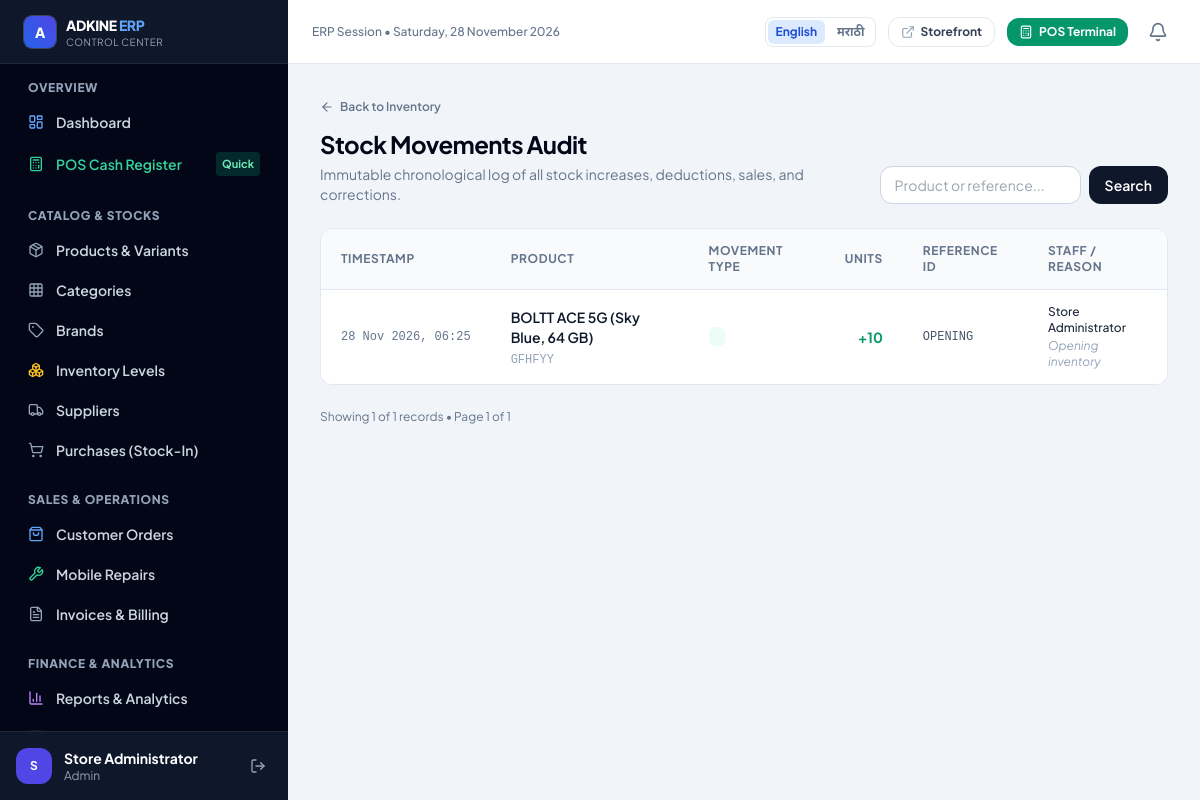
Page /admin/inventory-movements.php (signed in) on the committed database.
### tables this page shows
CREATE TABLE `stock_movements` (
  `id` bigint(20) UNSIGNED NOT NULL,
  `product_id` int(10) UNSIGNED NOT NULL,
  `variant_id` int(10) UNSIGNED DEFAULT NULL,
  `movement_type` enum('purchase_in','pos_sale','online_order','repair_use','damage_out','adjustment_add','adjustment_sub','return_in') NOT NULL,
  `quantity` int(11) NOT NULL,
  `cost_per_unit` decimal(12,2) NOT NULL DEFAULT 0.00,
  `reference_id` varchar(100) DEFAULT NULL,
  `reference_type` varchar(50) DEFAULT NULL,
  `notes` varchar(255) DEFAULT NULL,
  `created_by` int(10) UNSIGNED DEFAULT NULL,
  `created_at` timestamp NULL DEFAULT current_timestamp()
);

CREATE TABLE `products` (
  `id` int(10) UNSIGNED NOT NULL,
  `category_id` int(10) UNSIGNED NOT NULL,
  `brand_id` int(10) UNSIGNED NOT NULL,
  `name` varchar(200) NOT NULL,
  `slug` varchar(200) NOT NULL,
  `sku` varchar(100) NOT NULL,
  `barcode` varchar(100) DEFAULT NULL,
  `model_number` varchar(100) DEFAULT NULL,
  `short_desc` varchar(500) DEFAULT NULL,
  `description` longtext DEFAULT NULL,
  `specifications` longtext DEFAULT NULL CHECK (json_valid(`specifications`)),
  `thumbnail` varchar(255) DEFAULT NULL,
  `images` longtext DEFAULT NULL CHECK (json_valid(`images`)),
  `base_price` decimal(12,2) NOT NULL DEFAULT 0.00,
  `sale_price` decimal(12,2) DEFAULT NULL,
  `cost_price` decimal(12,2) NOT NULL DEFAULT 0.00,
  `has_variants` tinyint(1) DEFAULT 0,
  `is_featured` tinyint(1) DEFAULT 0,
  `is_active` tinyint(1) DEFAULT 1,
  `warranty_months` int(10) UNSIGNED DEFAULT 12,
  `discount_percent` decimal(5,2) DEFAULT NULL,
  `created_at` timestamp NULL DEFAULT current_timestamp(),
  `updated_at` timestamp NULL DEFAULT current_timestamp() ON UPDATE current_timestamp()
);

CREATE TABLE `users` (
  `id` int(10) UNSIGNED NOT NULL,
  `role_id` int(10) UNSIGNED NOT NULL,
  `full_name` varchar(150) NOT NULL,
  `email` varchar(191) NOT NULL,
  `phone` varchar(20) DEFAULT NULL,
  `password_hash` varchar(255) NOT NULL,
  `status` enum('active','pending_otp','suspended') DEFAULT 'active',
  `email_verified_at` timestamp NULL DEFAULT NULL,
  `avatar` varchar(255) DEFAULT NULL,
  `created_at` timestamp NULL DEFAULT current_timestamp(),
  `updated_at` timestamp NULL DEFAULT current_timestamp() ON UPDATE current_timestamp()
);

### includes/db.php (called while the page is built, shortened)
<?php
function db(): mysqli
{
    static $conn = null;
    if ($conn === null) {
        $conn = new mysqli(DB_HOST, DB_USER, DB_PASS, DB_NAME, DB_PORT);
        $conn->set_charset(DB_CHARSET);
    }
    return $conn;
}
function _db_execute(string $sql, array $params): mysqli_stmt
{
    $stmt = db()->prepare($sql);
    if (!empty($params)) {
        $stmt->execute(array_values($params));
    } else {
        $stmt->execute();
    }
    return $stmt;
}
function db_fetch_all(string $sql, array $params = []): array
{
    $stmt   = _db_execute($sql, $params);
    $result = $stmt->get_result();
    $rows   = $result->fetch_all(MYSQLI_ASSOC);
    return $rows;
}
function db_fetch_value(string $sql, array $params = []): mixed
{
    $stmt   = _db_execute($sql, $params);
    $result = $stmt->get_result();
    $row    = $result->fetch_array(MYSQLI_NUM);
    return $row[0] ?? null;
}

### admin/inventory-movements.php (the view, shortened to what this page needs)
<?php
require_once __DIR__ . '/../includes/admin-header.php';
$search = trim((string)($_GET['search'] ?? ''));
$page   = max(1, (int)($_GET['page'] ?? 1));
$limit  = 25;
$offset = ($page - 1) * $limit;
$where = '';
$params = [];
$total = (int)(db_fetch_value(
    "SELECT COUNT(*) FROM stock_movements sm
     JOIN products p ON sm.product_id = p.id
     $where",
    $params
) ?? 0);
$pages = (int)ceil($total / $limit);
$movements = db_fetch_all(
    "SELECT sm.*, p.name AS product_name, p.sku, pv.variant_name, u.full_name AS staff_name
     FROM stock_movements sm
     JOIN products p ON sm.product_id = p.id
     LEFT JOIN product_variants pv ON sm.variant_id = pv.id
     LEFT JOIN users u ON sm.created_by = u.id
     $where
     ORDER BY sm.created_at DESC
     LIMIT $limit OFFSET $offset",
    $params
);
?>
<div class="mx-auto max-w-7xl space-y-6">
    <div class="flex flex-col gap-4 sm:flex-row sm:items-end sm:justify-between">
        <div>
            <a href="<?= url('/admin/inventory.php') ?>" class="inline-flex items-center gap-1.5 text-xs font-semibold text-slate-500 hover:text-indigo-600 transition">
                <i data-lucide="arrow-left" class="w-3.5 h-3.5"></i> Back to Inventory
            </a>
            <h1 class="mt-2 text-2xl font-bold tracking-tight text-slate-950">Stock Movements Audit</h1>
            <p class="mt-1 text-sm text-slate-500">Immutable chronological log of all stock increases, deductions, sales, and corrections.</p>
        </div>
        <form method="GET" action="<?= url('/admin/inventory-movements.php') ?>" class="flex gap-2">
            <input name="search" value="<?= e($search) ?>" placeholder="Product or reference..." class="rounded-xl border border-slate-300 bg-white px-3.5 py-2 text-sm outline-none focus:border-indigo-600 focus:ring-1 focus:ring-indigo-600 shadow-xs">
            <button class="rounded-xl bg-slate-900 px-4 py-2 text-sm font-semibold text-white hover:bg-slate-800 transition">Search</button>
        </form>
    </div>
    <div class="overflow-x-auto rounded-xl border border-slate-200 bg-white shadow-xs">
        <table class="min-w-full divide-y divide-slate-200 text-left text-sm">
            <thead class="bg-slate-50 text-xs font-bold uppercase tracking-wider text-slate-500">
                <tr>
                    <th class="px-5 py-3.5">Timestamp</th>
                    <th class="px-5 py-3.5">Product</th>
                    <th class="px-5 py-3.5">Movement Type</th>
                    <th class="px-5 py-3.5 text-right">Units</th>
                    <th class="px-5 py-3.5">Reference ID</th>
                    <th class="px-5 py-3.5">Staff / Reason</th>
                </tr>
            </thead>
            <tbody class="divide-y divide-slate-100 bg-white">
                <?php foreach ($movements as $m): ?>
                <tr class="hover:bg-slate-50/70 transition">
                    <td class="whitespace-nowrap px-5 py-3.5 text-xs text-slate-500 font-mono">
                        <?= date('d M Y, H:i', strtotime($m['created_at'])) ?>
                    </td>
                    <td class="px-5 py-3.5">
                        <span class="font-semibold text-slate-900 block"><?= e($m['product_name']) ?></span>
                        <span class="text-xs text-slate-400 font-mono"><?= e($m['sku']) ?><?= !empty($m['variant_name']) ? ' &bull; ' . e($m['variant_name']) : '' ?></span>
                    </td>
                    <td class="px-5 py-3.5 text-xs">
                        <span class="px-2 py-0.5 rounded-md font-semibold <?= (int)$m['quantity'] > 0 ? 'bg-emerald-50 text-emerald-700' : 'bg-rose-50 text-rose-700' ?>">
                        </span>
                    </td>
                    <td class="px-5 py-3.5 text-right font-bold <?= (int)$m['quantity'] > 0 ? 'text-emerald-600' : 'text-rose-600' ?>">
                        <?= (int)$m['quantity'] > 0 ? '+' . (int)$m['quantity'] : (int)$m['quantity'] ?>
                    </td>
                    <td class="px-5 py-3.5 text-xs text-slate-600 font-mono">
                        <?= e($m['reference_id'] ?? '—') ?>
                    </td>
                    <td class="px-5 py-3.5 text-xs text-slate-600">
                        <span class="font-medium text-slate-800"><?= e($m['staff_name'] ?? 'System') ?></span>
                        <?php if (!empty($m['notes'])): ?>
                            <span class="block text-slate-400 mt-0.5 italic"><?= e($m['notes']) ?></span>
                        <?php endif; ?>
                    </td>
                </tr>
                <?php endforeach; ?>
            </tbody>
        </table>
    </div>
    <div class="flex items-center justify-between text-xs text-slate-500">
        <p>Showing <?= count($movements) ?> of <?= (int)$total ?> records &bull; Page <?= (int)$page ?> of <?= max(1, (int)$pages) ?></p>
    </div>
</div>
<?php require_once __DIR__ . '/../includes/admin-footer.php'; ?>

### includes/admin-header.php (style rules this page uses)
body { font-family: 'Plus Jakarta Sans', 'Noto Sans Devanagari', sans-serif; -webkit-tap-highlight-color: transparent; }
html, body { overflow-x: hidden; }
html { scrollbar-color: #94a3b8 #e2e8f0; scrollbar-width: thin; }

### rows in the picture
stock_movements: created_at "28 Nov 2026, 06:25", product.name "BOLTT ACE 5G (Sky Blue, 64 GB)", product.sku "GFHFYY", quantity "10", reference "OPENING", created_by.full_name "Store Administrator", notes "Opening inventory"

### other values in the picture
substr(auth()['full_name'] ?? 'A', 0, 1) "S"
auth()['full_name'] "Store Administrator"
auth()['role_slug'] "Admin"
$label "English"
$label "मराठी"
count($movements) "1"
$total "1"
$page "1"
max(1, (int)$pages) "1"
